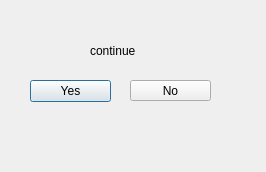
<?xml version="1.0" encoding="UTF-8"?>
<ui version="4.0">
 <class>Continue</class>
 <widget class="QDialog" name="Continue">
  <property name="geometry">
   <rect>
    <x>0</x>
    <y>0</y>
    <width>266</width>
    <height>172</height>
   </rect>
  </property>
  <property name="windowTitle">
   <string>Dialog</string>
  </property>
  <widget class="QLabel" name="label">
   <property name="geometry">
    <rect>
     <x>90</x>
     <y>40</y>
     <width>61</width>
     <height>21</height>
    </rect>
   </property>
   <property name="text">
    <string>continue</string>
   </property>
  </widget>
  <widget class="QPushButton" name="pushButton">
   <property name="geometry">
    <rect>
     <x>30</x>
     <y>80</y>
     <width>81</width>
     <height>22</height>
    </rect>
   </property>
   <property name="text">
    <string>Yes</string>
   </property>
  </widget>
  <widget class="QPushButton" name="pushButton_2">
   <property name="geometry">
    <rect>
     <x>130</x>
     <y>80</y>
     <width>81</width>
     <height>21</height>
    </rect>
   </property>
   <property name="text">
    <string>No</string>
   </property>
  </widget>
 </widget>
 <resources/>
 <connections/>
</ui>
